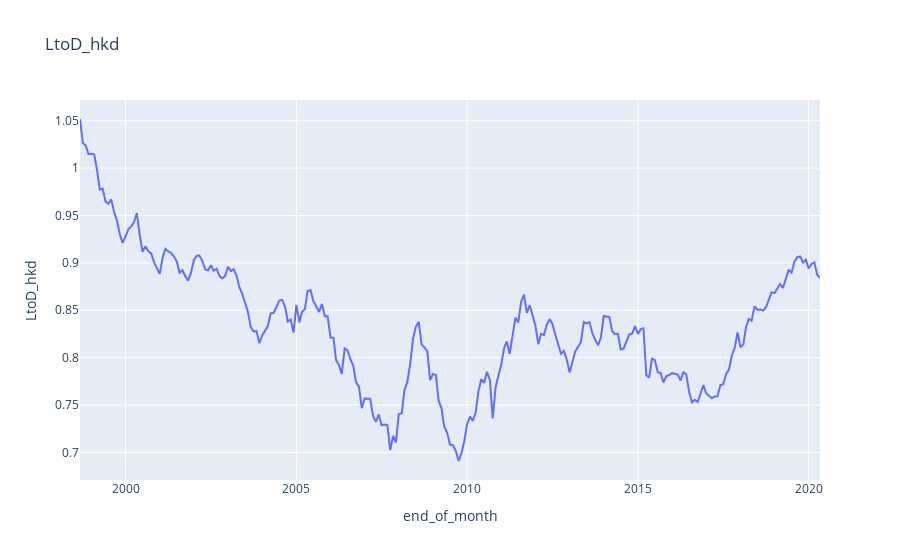

The notebook cell saved with this chart:
### Code cell
bs_records_df['LtoD_hkd'] = (bs_records_df['asst_loanadvtocust_hkd'] / bs_records_df['liab_depcust_hkd'])

#To plot grapgh on colab run configure_plotly_browser_state() on each cell
configure_plotly_browser_state()


fig = px.line(bs_records_df, x="end_of_month", y = "LtoD_hkd",
              title='LtoD_hkd')
fig.show()

### Figure 1 — Plotly figure (JSON) as saved in the notebook; plotly's stock layout.template omitted (floating-point values rounded to 4 significant figures; data arrays with more than 128 entries replaced by an {"elided": "..."} marker saying what was removed)
{"data": [{"hovertemplate": "end_of_month=%{x}<br>LtoD_hkd=%{y}", "showlegend": false, "legendgroup": "", "name": "", "yaxis": "y", "hoverlabel": {"namelength": 0}, "mode": "lines", "xaxis": "x", "y": {"elided": "261 float values"}, "x": {"elided": "261 str values"}, "line": {"color": "#636efa", "dash": "solid"}, "type": "scatter"}], "layout": {"xaxis": {"domain": [0, 1], "anchor": "y", "title": {"text": "end_of_month"}}, "yaxis": {"domain": [0, 1], "anchor": "x", "title": {"text": "LtoD_hkd"}}, "legend": {"tracegroupgap": 0}, "title": {"text": "LtoD_hkd"}}}
